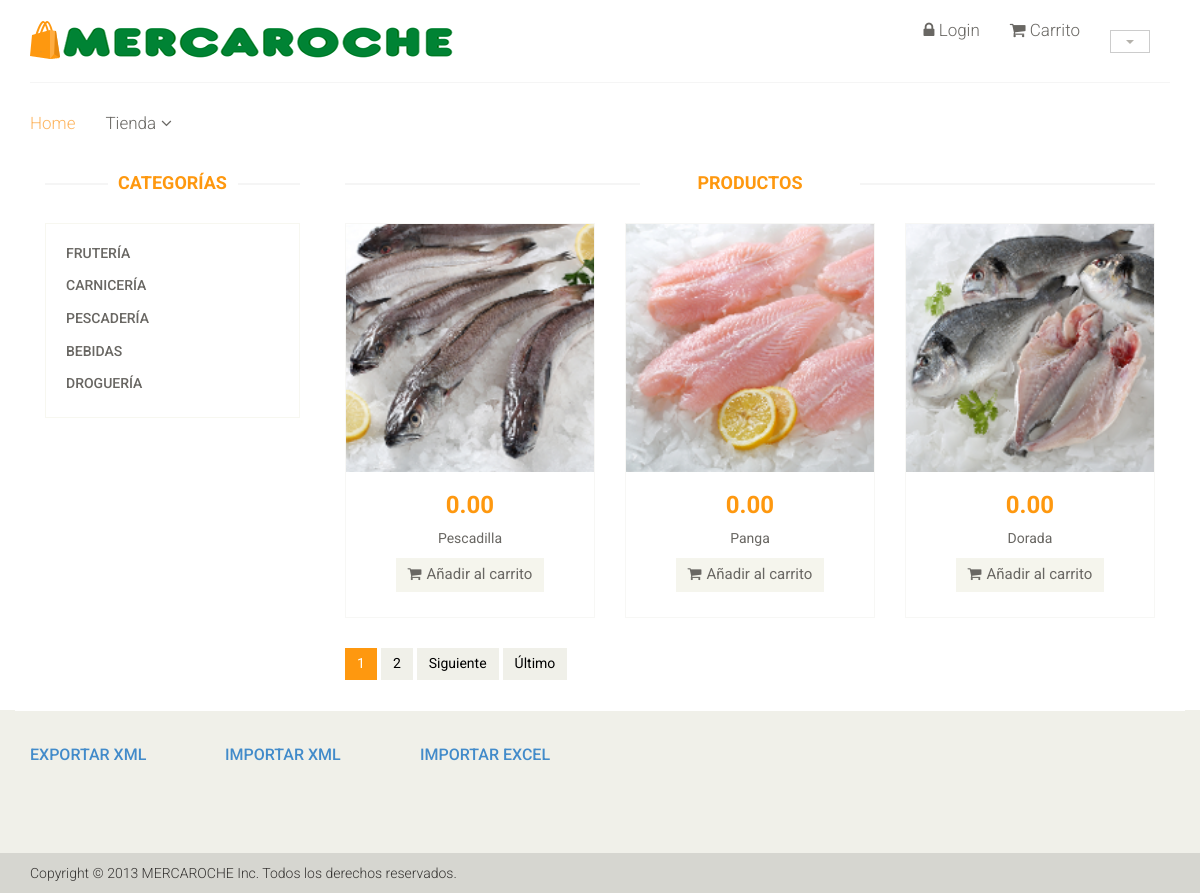
Page /index.php/Categoria/mostrar/3 on the committed database.
### tables this page shows
CREATE TABLE IF NOT EXISTS `categoria` (
  `idCat` int(11) NOT NULL,
  `codCat` varchar(45) DEFAULT NULL,
  `nombreCat` varchar(50) DEFAULT NULL,
  `descripcionCat` text,
  `anuncioCat` text,
  `se_muestra` tinyint(1) DEFAULT NULL
);

CREATE TABLE IF NOT EXISTS `producto` (
  `idPro` int(11) NOT NULL,
  `Categoria_idCat` int(11) NOT NULL,
  `CodPro` varchar(45) DEFAULT NULL,
  `nombrePro` varchar(50) DEFAULT NULL,
  `precio` decimal(5,2) DEFAULT NULL,
  `descuento` decimal(5,2) DEFAULT NULL,
  `imagen` varchar(256) DEFAULT NULL,
  `iva` decimal(5,2) DEFAULT NULL,
  `descripcionPro` text,
  `anuncioPro` text,
  `stock` int(11) DEFAULT NULL,
  `seleccionado` tinyint(1) DEFAULT NULL,
  `fec_ini` date DEFAULT NULL,
  `fec_fin` date DEFAULT NULL,
  `destacado` tinyint(1) DEFAULT NULL,
  `se_muestra` tinyint(1) DEFAULT NULL
);

### index.php (called while the page is built, shortened)
<?php
require_once BASEPATH.'core/CodeIgniter.php';

### application/models/productos.php (called while the page is built, shortened)
<?php
class productos extends CI_Model {
    public function ProductosDe($categoria, $page, $per_page)
    {
        $qr = $this->db->get_where('producto', array('Categoria_idCat'=>$categoria, 'se_muestra'=>1), $per_page,$page);
        return $qr->result_array();
    }
    public function num_filas($categoria)
    {
        return $this->db->get_where('producto', array('Categoria_idCat'=>$categoria, 'se_muestra'=>1))->num_rows();
    }
    public function Categorias()
    {
        $qr = $this->db->query('select * from categoria '
                . 'where se_muestra=1;');
        return $qr->result_array();
    }
}

### application/config/config.php (called while the page is built, shortened)
<?php
$config['base_url'] = 'http://localhost/prac2/';
$config['index_page'] = 'index.php';
$config['uri_protocol']	= 'REQUEST_URI';
$config['url_suffix'] = '';
$config['language']	= 'english';
$config['charset'] = 'UTF-8';
$config['enable_hooks'] = FALSE;
$config['subclass_prefix'] = 'MY_';
$config['composer_autoload'] ='./vendor/autoload.php';
$config['permitted_uri_chars'] = 'a-z 0-9~%.:_\-';
$config['allow_get_array'] = TRUE;
$config['enable_query_strings'] = FALSE;
$config['controller_trigger'] = 'c';
$config['function_trigger'] = 'm';
$config['directory_trigger'] = 'd';
$config['log_threshold'] = 0;
$config['log_path'] = '';
$config['log_file_extension'] = '';
$config['log_file_permissions'] = 0644;
$config['log_date_format'] = 'Y-m-d H:i:s';
$config['error_views_path'] = '';
$config['cache_path'] = '';
$config['cache_query_string'] = FALSE;
$config['encryption_key'] = 'edsdfasdf';
$config['sess_driver'] = 'files';
$config['sess_cookie_name'] = 'ci_session';
$config['sess_expiration'] = 7200;
$config['sess_save_path'] = NULL;
$config['sess_match_ip'] = FALSE;
$config['sess_time_to_update'] = 300;
$config['sess_regenerate_destroy'] = FALSE;
$config['cookie_prefix']	= '';
$config['cookie_domain']	= '';
$config['cookie_path']		= '/';
$config['cookie_secure']	= FALSE;
$config['cookie_httponly'] 	= FALSE;
$config['standardize_newlines'] = FALSE;
$config['global_xss_filtering'] = FALSE;
$config['csrf_protection'] = FALSE;
$config['csrf_token_name'] = 'csrf_test_name';
$config['csrf_cookie_name'] = 'csrf_cookie_name';
$config['csrf_expire'] = 7200;
$config['csrf_regenerate'] = TRUE;
$config['csrf_exclude_uris'] = array();
$config['compress_output'] = FALSE;
$config['time_reference'] = 'local';
$config['rewrite_short_tags'] = FALSE;
$config['proxy_ips'] = '';

### application/views/shop.php (the view, shortened to what this page needs)
<section>
    <div class="col-sm-9 padding-right">
        <div class="features_items">
            <h2 class="title text-center">PRODUCTOS</h2>
            <?php foreach ($pro as $producto) { ?>
                <div class="col-sm-4">
                    <div class="product-image-wrapper">
                        <div class="single-products">
                            <div class="productinfo text-center">
                                <?php echo anchor('detalle/index/' . $producto['idPro'], '
                                <img class="img-responsive"  src= "' . base_url() . 'assets/img/' . $producto['imagen'] . '"/>') ?>
                                <h2><?= number_format($producto['precio'] * (float) $_SESSION['tarifa'], 2, '.', '') . ' ' . $_SESSION['moneda'] ?></h2>
                                <p><?= $producto['nombrePro'] ?></p>
                                <?php if ($producto['stock'] > 0) { ?>
                                    <a href="<?= base_url() ?>index.php/Cart/guardar/<?= $producto['idPro'] ?>"
                                       class="btn btn-default add-to-cart">
                                        <i class="fa fa-shopping-cart"></i>Añadir al carrito</a>
                                    <?php
                                    } else {
                                        echo 'No disponible';
                                    }
                                    ?>
                            </div>
                        </div>
                    </div>
                </div>
<?php } ?>
        </div><?= $paginacion ?>
    </div>
</div>

### application/views/category.php
 <div class="container">
     <div class="row"></div><div class="col-sm-3">
                    <div class="left-sidebar">
                        <h2>Categorías</h2>
                        <div class="panel-group category-products" id="accordian">
<?php foreach ($cat as $categoria) { ?>
                            <div class="panel panel-default">
                                <div class="panel-heading">
                                    <h4 class="panel-title"> <?php echo anchor('Categoria/mostrar/'.$categoria['idCat'], $categoria['nombreCat']) ?></h4>
                                </div>
</div> <?php }?>
                        </div>
                    </div>
                </div>

### application/views/plantilla.php (shortened to what this page needs)
<!DOCTYPE html>
<html lang="en">
    <head>
        <link href="<?= base_url() . 'assets/' ?>css/bootstrap.min.css" rel="stylesheet">
        <link href="<?= base_url() . 'assets/' ?>css/font-awesome.min.css" rel="stylesheet">
        <link href="<?= base_url() . 'assets/' ?>css/prettyPhoto.css" rel="stylesheet">
        <link href="<?= base_url() . 'assets/' ?>css/price-range.css" rel="stylesheet">
        <link href="<?= base_url() . 'assets/' ?>css/animate.css" rel="stylesheet">
        <link href="<?= base_url() . 'assets/' ?>css/main.css" rel="stylesheet">
        <link href="<?= base_url() . 'assets/' ?>css/responsive.css" rel="stylesheet">
    </head>
    <body>
        <header id="header">
            <div class="header-middle">
                <div class="container">
                    <div class="row">
                        <div class="col-sm-4">
                            <div class="logo pull-left">
                                <a href="<?= base_url() ?>"><img src="<?= base_url() . 'assets/' ?>images/home/logo.png" alt="" /></a>
                            </div>
                        </div>
                        <div class="col-sm-8">
                            <div class="btn-group pull-right">
                                <div class="btn-group">
                                    <button type="button" class="btn btn-default dropdown-toggle usa" data-toggle="dropdown">
                                        <span class="caret"></span>
                                    </button>
                                </div>
                            </div>
                            <div class="mainmenu pull-right">
                                <ul class="nav navbar-nav collapse navbar-collapse">
                                    <?php if (isset($_SESSION['user'])) { ?>
                                        <li>Hola, <?php echo $_SESSION['nombreUser'] ?>!</li>
                                        <li class="dropdown">
                                            <a href="#"><i class="fa fa-user"></i>  Cuenta<i class="fa fa-angle-down"></i></a>
                                            <ul role="menu" class="sub-menu">
                                                <li><?php echo anchor("Login/datosUser", "Datos") ?></li>
                                                <li><?php echo anchor('Pedidos/MostrarPedidos', 'Pedidos') ?></li>
                                                <li><?php echo anchor('Login/CerrarSesion', 'Cerrar Sesión') ?></li>
                                            </ul></li><?php } else { ?>
                                        <li><?php echo anchor('Login/index', '<i class="fa fa-lock"></i>  Login') ?></li>
                                    <?php }
                                    ?>
                                    <li><?php echo anchor('Cart/muestraCart', '<i class="fa fa-shopping-cart"></i>  Carrito') ?></li>
                                </ul>
                            </div>
                        </div>
                    </div>
                </div>
            </div>
            <div class="header-bottom">
                <div class="container">
                    <div class="row">
                        <div class="col-sm-9">
                            <div class="mainmenu pull-left">
                                <ul class="nav navbar-nav collapse navbar-collapse">
                                    <li><a href="<?= base_url() ?>" class="active">Home</a></li>
                                    <li class="dropdown">
                                        <a href="#">Tienda<i class="fa fa-angle-down"></i></a>
                                    </li>
                                </ul>
                            </div>
                        </div>
                    </div>
                </div>
            </div>
        </header>
        <?php
        foreach ($cuerpo as $cue) {
            echo $cue;
        }
        ?>
        <footer id="footer">
            <div class="footer-widget">
                <div class="container">
                    <div class="row">
                        <div class="col-sm-2">
                            <div class="single-widget">
                                <h2><a href="<?= base_url() . 'index.php/ExportarXML/exportar' ?>">Exportar XML</a></h2>
                            </div>
                        </div>
                        <div class="col-sm-2">
                            <div class="single-widget">
                                <h2><a href="<?= base_url() . 'index.php/ImportarXML' ?>">Importar XML</a></h2>
                            </div>
                        </div>
                         <div class="col-sm-2">
                            <div class="single-widget">
                                <h2><a href="<?= base_url() . 'index.php/importarExcel' ?>">Importar Excel</a></h2>
                            </div>
                        </div>
                    </div>
                </div>
            </div>
            <div class="footer-bottom">
                <div class="container">
                    <div class="row">
                        <p class="pull-center">Copyright © 2013 MERCAROCHE Inc. Todos los derechos reservados.</p>
                    </div>
                </div>
            </div>
        </footer>
    </body>
</html>

### assets/css/main.css (style rules this page uses)
body { font-family: 'Roboto', sans-serif; background:; position: relative; font-weight:400px; }
ul li { list-style: none; }
a { -webkit-transition: 300ms; -moz-transition: 300ms; -o-transition: 300ms; transition: 300ms; }
h1, h2, h3, h4, h5, h6 { font-family: 'Roboto', sans-serif; }
.header-middle .container .row { border-bottom: 1px solid #f5f5f5; margin-left: 0; margin-right: 0; padding-bottom: 20px; padding-top: 20px; }
.header-middle .container .row .col-sm-4 { padding-left: 0; }
.header-middle .container .row .col-sm-8 { padding-right:0; }
.usa { border-radius: 0; color: #B4B1AB; font-size: 12px; margin-right: 20px; padding: 2px 15px; margin-top: 10px; }
.header-bottom { padding-bottom: 30px; padding-top: 30px; }
.navbar-collapse.collapse { padding-left: 0; }
.mainmenu ul li { padding-right: 15px; padding-left: 15px; }
.mainmenu ul li:first-child { padding-left: 0px; }
.mainmenu ul li a { color: #696763; font-family: 'Roboto', sans-serif; font-size: 17px; font-weight: 300; padding: 0; padding-bottom: 10px; }
.mainmenu ul li a:hover, .mainmenu ul li a.active, .shop-menu ul li a.active { background:none; color:#fdb45e; }
.fa-angle-down { padding-left: 5px; }
#footer { background: #F0F0E9; }
.footer-widget { margin-bottom: 68px; }
.footer-widget .container { border-top: 1px solid #FFFFFF; padding-top: 15px; }
.single-widget h2 { color: #666663; font-family: 'Roboto', sans-serif; font-size: 16px; font-weight: 500; margin-bottom: 22px; text-transform: uppercase; }
.footer-bottom { background: #D6D6D0; padding-top: 10px; }
.footer-bottom p { color: #363432; font-family: 'Roboto', sans-serif; font-weight: 300; margin-left: 15px; }
.category-products { border: 1px solid #F7F7F0; margin-bottom: 35px; padding-bottom: 20px; padding-top: 15px; }
.left-sidebar h2, .brands_products h2 { color: #FE980F; font-family: 'Roboto', sans-serif; font-size: 18px; font-weight: 700; margin: 0 auto 30px; text-align: center; text-transform: uppercase; position: relative; z-index:3; }
.left-sidebar h2:after, h2.title:after { content: " "; position: absolute; border: 1px solid #f5f5f5; bottom:8px; left: 0; width: 100%; height: 0; z-index: -2; }
.left-sidebar h2:before { content: " "; position: absolute; background: #fff; bottom: -6px; width: 130px; height: 30px; z-index: -1; left: 50%; margin-left: -65px; }
h2.title:before { content: " "; position: absolute; background: #fff; bottom: -6px; width: 220px; height: 30px; z-index: -1; left: 50%; margin-left: -110px; }
.category-products .panel { background-color: #FFFFFF; border: 0px; border-radius: 0px; box-shadow:none; margin-bottom: 0px; }
.category-products .panel-default .panel-heading { background-color: #FFFFFF; border: 0 none; color: #FFFFFF; padding: 5px 20px; }
.category-products .panel-default .panel-heading .panel-title a { color: #696763; font-family: 'Roboto', sans-serif; font-size: 14px; text-decoration: none; text-transform: uppercase; }
.padding-right { padding-right: 0; }
.features_items { overflow:hidden; }
h2.title { color: #FE980F; font-family: 'Roboto', sans-serif; font-size: 18px; font-weight: 700; margin: 0 15px; text-transform: uppercase; margin-bottom: 30px; position: relative; }
.product-image-wrapper { border:1px solid #F7F7F5; overflow: hidden; margin-bottom:30px; }
.single-products { position: relative; }
.productinfo h2 { color: #FE980F; font-family: 'Roboto', sans-serif; font-size: 24px; font-weight: 700; }
.productinfo p { font-family: 'Roboto', sans-serif; font-size: 14px; font-weight: 400; color: #696763; }
.productinfo img { width: 100%; }
.productinfo { position:relative; }
.add-to-cart { background:#F5F5ED; border: 0 none; border-radius: 0; color: #696763; font-family: 'Roboto', sans-serif; font-size: 15px; margin-bottom: 25px; }
.add-to-cart i { margin-right:5px; }
.pagination li:last-child a, .pagination li:last-child span { border-bottom-right-radius: 0; border-top-right-radius: 0; }
.pagination li a, .pagination li span { background-color: #f0f0e9; border: 0; float: left; line-height: 1.42857; margin-left: -1px; padding: 6px 12px; position: relative; text-decoration: none; margin-right: 5px; color:#000; }

### rows in the picture
categoria: idCat+nombreCat "FRUTERÍA"
categoria: idCat+nombreCat "CARNICERÍA"
categoria: idCat+nombreCat "PESCADERÍA"
categoria: idCat+nombreCat "BEBIDAS"
categoria: idCat+nombreCat "DROGUERÍA"
producto: idPro+imagen (picture), $producto['precio']*(float)$_SESSION['tarifa'] "0.00", nombrePro "Pescadilla"
producto: idPro+imagen (picture), $producto['precio']*(float)$_SESSION['tarifa'] "0.00", nombrePro "Panga"
producto: idPro+imagen (picture), $producto['precio']*(float)$_SESSION['tarifa'] "0.00", nombrePro "Dorada"

### other values in the picture
anchor('Login/index', '<i class="fa fa-lock"></i>  Login') "Login"
